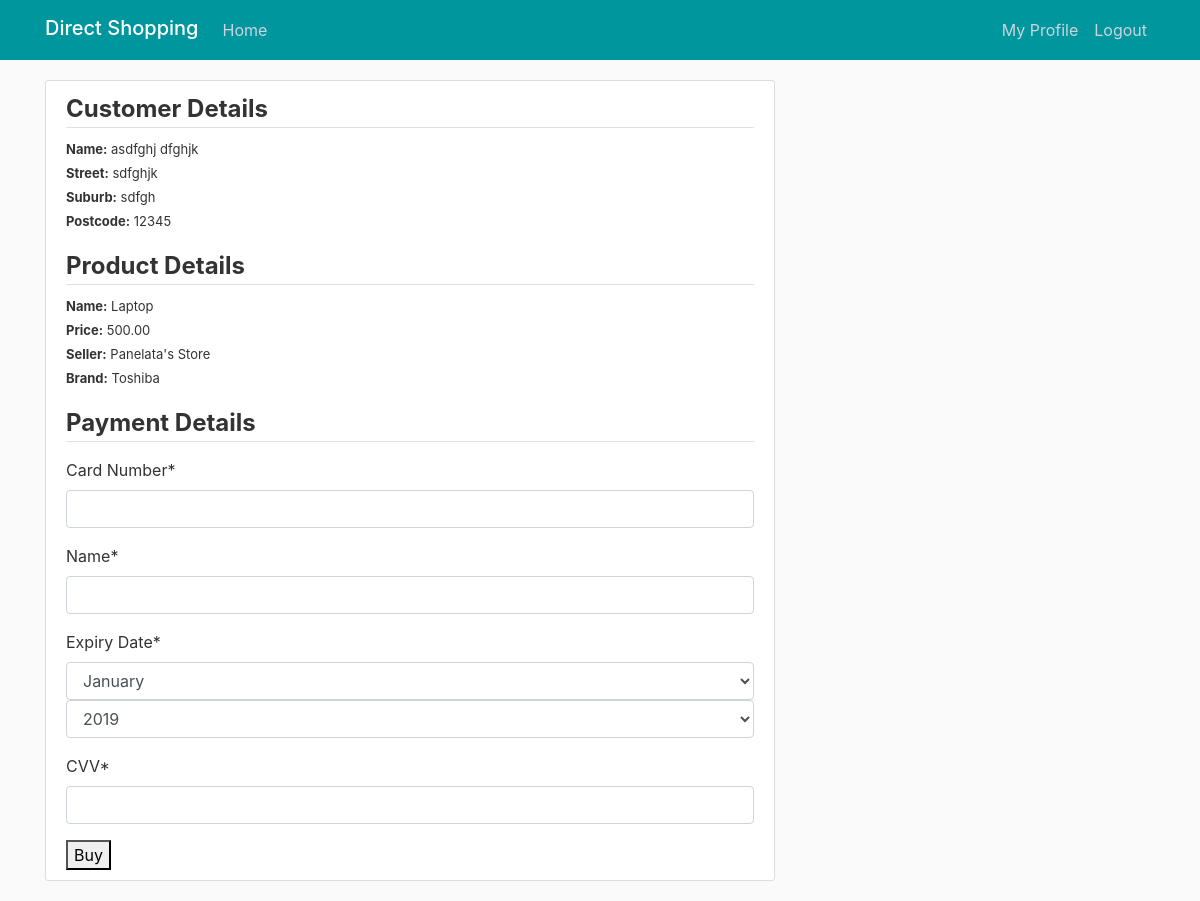
The page /paymentPage/1 (signed in) on the database its author committed.
### direct/models.py (models this page shows)
class Product(models.Model):
    name = models.CharField(max_length=100)
    price = models.DecimalField(max_digits=10, decimal_places=2)
    stock = models.IntegerField()
    description = models.TextField(blank=True, null=True)
    photo = models.ImageField(upload_to="products/", null=True, blank=True)
    category = models.CharField(max_length=30, blank=True, null=True)
    brand = models.CharField(max_length=30, blank=True, null=True)
    rating = models.IntegerField()
    seller_fk = models.ForeignKey(Seller, on_delete=models.CASCADE, null=True)
    pubDate = models.DateField(default=datetime.datetime.now)
    def __str__(self):
        return self.name

class User(AbstractUser):
    username = models.CharField(max_length = 32, unique=True)
    email = models.EmailField(_('email address'), unique=True)
    password = models.CharField(max_length=32)
    isSeller = models.BooleanField(default=False)
    phoneNumber = models.CharField(max_length=15)
    street = models.CharField(max_length=50)
    suburb = models.CharField(max_length=20)
    postcode = models.CharField(max_length=20)
    state = models.CharField(max_length=20)
    country = models.CharField(max_length=20)
    joinedDate = models.DateTimeField(default=datetime.datetime.now)

class Customer(User):
    firstName = models.CharField(max_length=30)
    lastName = models.CharField(max_length=30, blank=True, null=True)

class User(AbstractUser):
    username = models.CharField(max_length = 32, unique=True)
    email = models.EmailField(_('email address'), unique=True)
    password = models.CharField(max_length=32)
    isSeller = models.BooleanField(default=False)
    phoneNumber = models.CharField(max_length=15)
    street = models.CharField(max_length=50)
    suburb = models.CharField(max_length=20)
    postcode = models.CharField(max_length=20)
    state = models.CharField(max_length=20)
    country = models.CharField(max_length=20)
    joinedDate = models.DateTimeField(default=datetime.datetime.now)

class Seller(User):
    sellerName = models.CharField(max_length=30)
    def __str__(self):
        return self.sellerName

### direct/views.py (the view)
# urls.py: path('paymentPage/<int:id>', direct_views.paymentPage, name='payment-page'),
@login_required
def paymentPage(request, id):
    if request.user.isSeller:
        return redirect('login')
    if request.method == "POST":
        form = CardCreationForm(request.POST)
        if form.is_valid():
            try:
                temp = Card.objects.get(number=form.cleaned_data.get('number'))
            except Card.DoesNotExist:
                tempForm = form.save()
                tempTrans = Transaction()
                print(id)
                tempTrans.total = Product.objects.get(id=id).price
                tempTrans.product_fk = Product.objects.get(id=id)
                tempTrans.customer_fk = Customer.objects.get(pk=request.user.pk)
                tempTrans.card_fk = tempForm
                print(tempTrans.total)
                tempTrans.save()
                return redirect('login')
            else:
                tempTrans = Transaction()
                tempTrans.total = Product.objects.get(id=id).price
                tempTrans.product_fk = Product.objects.get(id=id)
                tempTrans.customer_fk = Customer.objects.get(pk=request.user.pk)
                tempTrans.card_fk = temp
                tempTrans.save()
                return redirect('profile')
    else:
        form = CardCreationForm()
    product = Product.objects.all().filter(pk=id)
    print(product)
    customer = Customer.objects.all().filter(pk=request.user.pk)
    print(customer)
    context={
        'products': product,
        'customers': customer,
        'form': form
    }
    return render(request, 'paymentForm.html', context)

### direct/forms.py
class CardCreationForm(forms.ModelForm):
    class Meta:
        model = Card
        fields = ["number", "name", "expiryDate", "cvv"]
        labels = {"number":"Card Number", "expiryDate":"Expiry Date", "cvv":"CVV"}
        widgets = {
            'expiryDate': SelectDateWidget(empty_label="Nothing")
        }

### direct/templates/paymentForm.html (shortened to what this page needs)
{% extends "base.html" %}
{% block content %}
{% load crispy_forms_tags %}
{% for customer in customers %}
{% for product in products %}
<div class="content-section">
  <legend class="border-bottom mb-2"><b>Customer Details</b></legend>
  <p>
    <font size="-1">
    <b>Name:</b> {{ customer.firstName }} {{ customer.lastName }}
    <br>
    <b>Street:</b> {{ customer.street }}
    <br>
    <b>Suburb:</b> {{ customer.suburb }}
    <br>
    <b>Postcode:</b> {{ customer.postcode }}
    </font>
  </p>
  <legend class="border-bottom mb-2"><b>Product Details</b></legend>
  <p>
    <font size="-1">
    <b>Name:</b> {{ product.name }}
    <br>
    <b>Price:</b> {{ product.price }}
    <br>
    <b>Seller:</b> {{ product.seller_fk }}
    <br>
    <b>Brand:</b> {{ product.brand }}
    </font>
  </p>
  <p>
    <legend class="border-bottom mb-2"><b>Payment Details</b></legend>
  <form method="POST">
    {{ form|crispy }}
    <button type"submit">Buy</button>
  </form>
</div>
{% endfor %}
{% endfor %}
{% endblock %}

### direct/static/css/main.css (style rules this page uses)
body { background: #fafafa; color: #333333; margin-top: 5rem; }
.content-section { background: #ffffff; padding: 10px 20px; border: 1px solid #dddddd; border-radius: 3px; margin-bottom: 20px; }

### rows shown on the page
Customer: firstName "asdfghj", lastName "dfghjk"
Product: name "Laptop", price "500.00", seller_fk "Panelata's Store", brand "Toshiba"
User: street "sdfghjk", suburb "sdfgh", postcode "12345"
